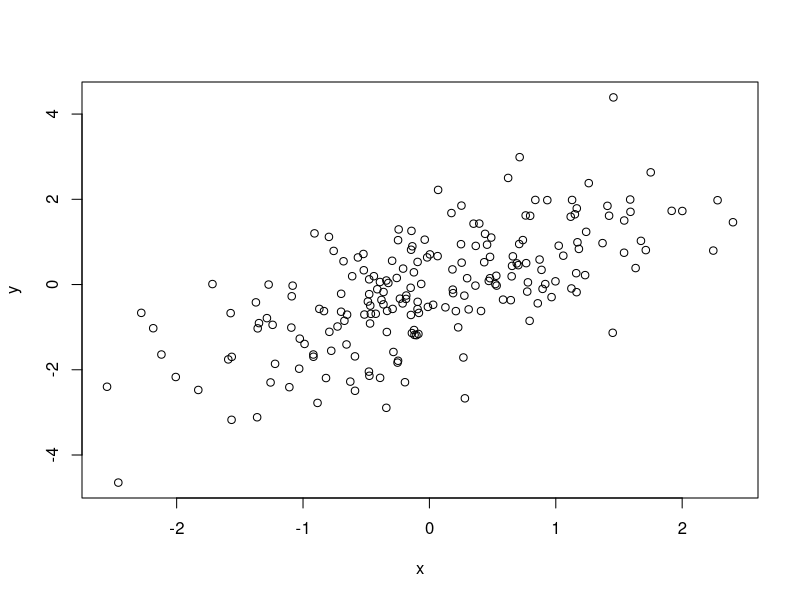
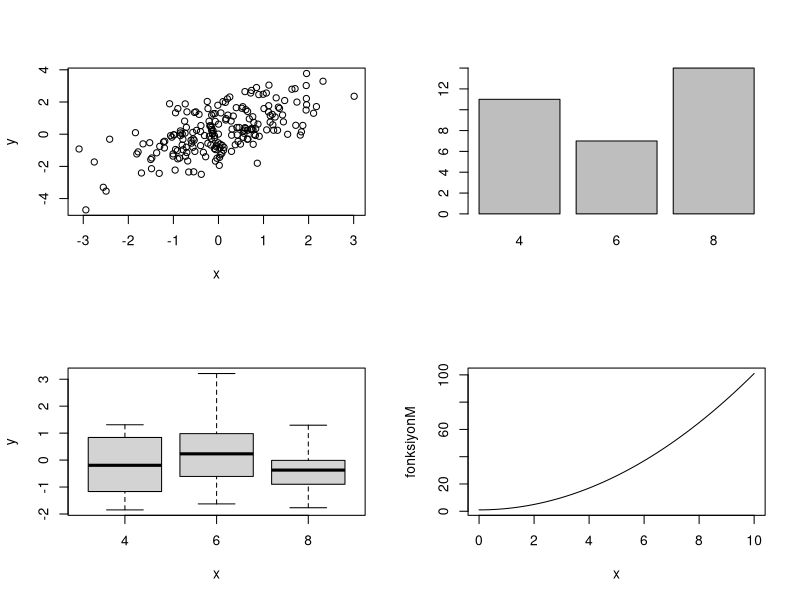
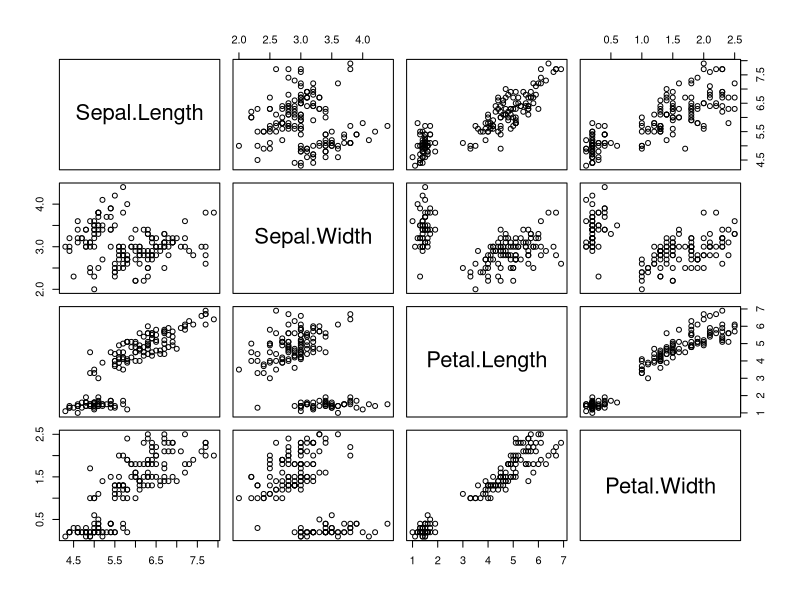
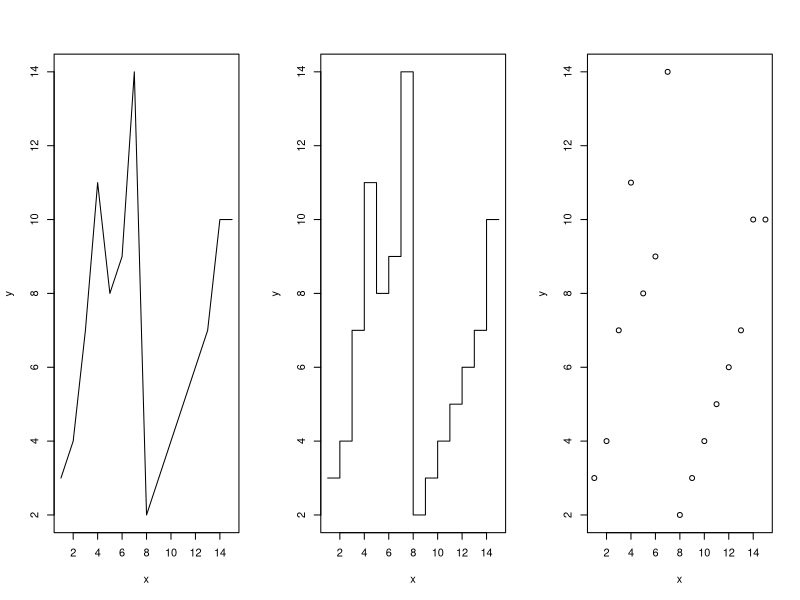
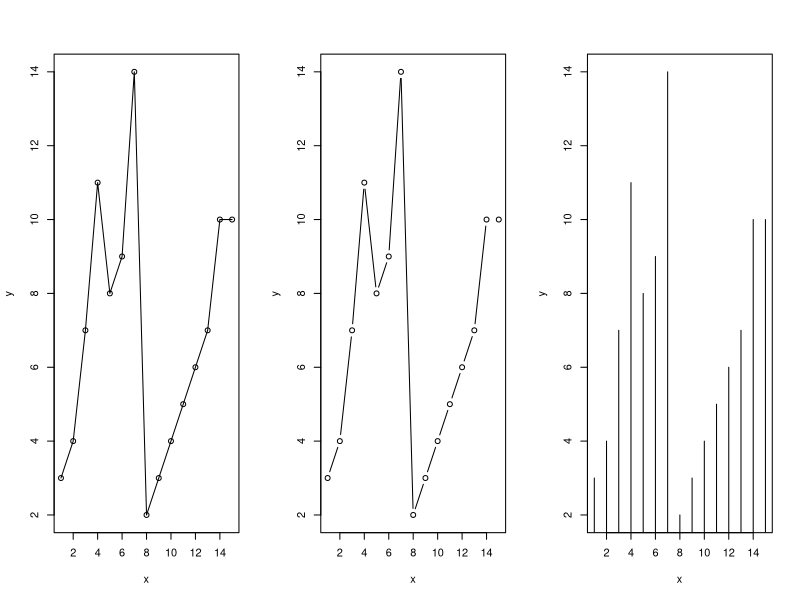
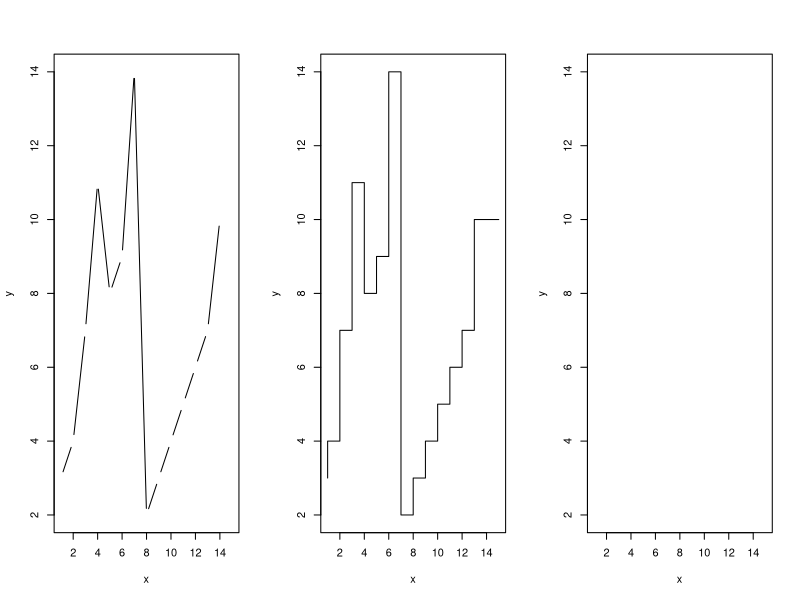
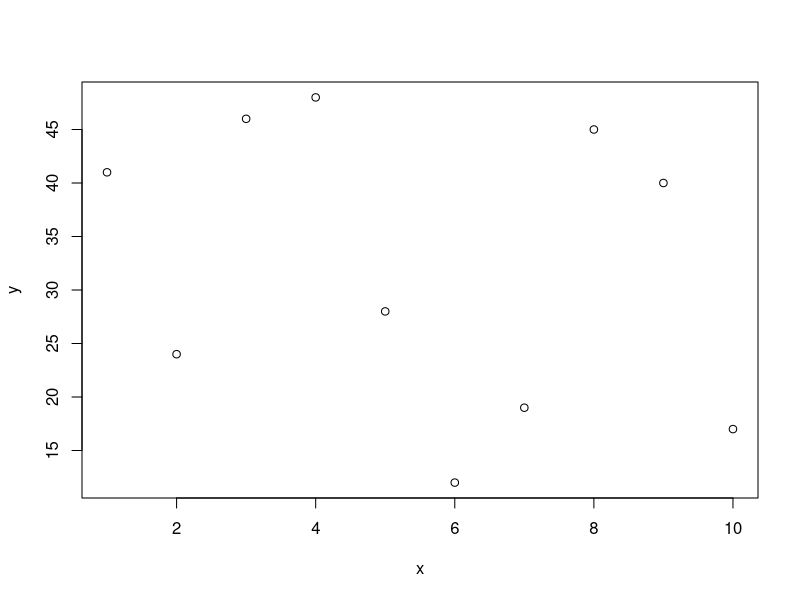
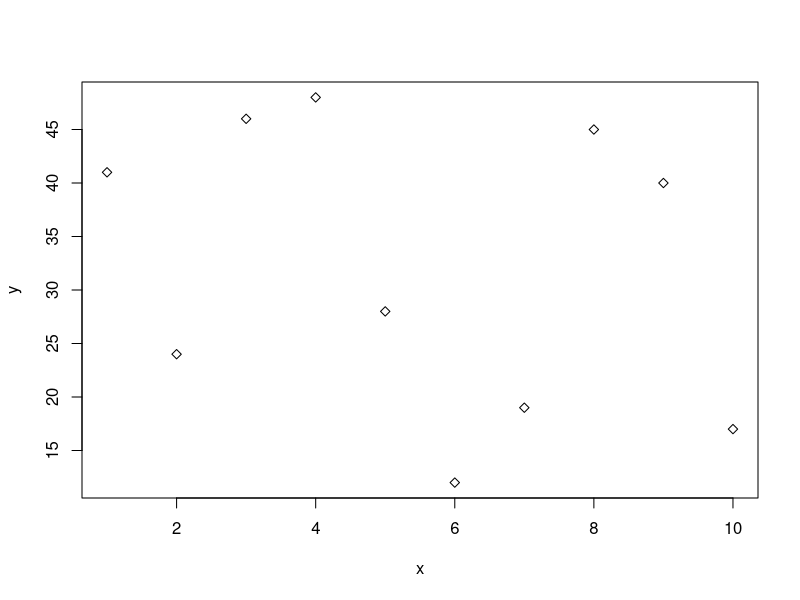

Write the R code that produced these figures, in order.
# 8 - BASIT VERI GORSELLESTIRME

# x ve y vektorlerini olusturma (200 gozlem)
x <- rnorm(200)
y <- x + rnorm(200)

# basit bir gorsellestirme
plot(x, y)

# ornek uygulama yapabilmek adina veri setlerinin ve bir fonksiyonun uretilmesi
x <- rnorm(200)
y <- x + rnorm(200)
faktor <- factor(mtcars$cyl)
fonksiyonM <- function(x) x^2 + 1

# grafiklerin birlikte gosterilmesi icin (2 satir, 2 sutun olacak sekilde)
par(mfrow = c(2, 2))

# sacilim grafigi
plot(x, y)

# sutun grafigi
plot(faktor)

# kutu grafigi
plot(faktor, rnorm(32))

# verilen bir fonksiyonun grafigi
plot(fonksiyonM, 0, 10)

# korelasyon tablosunun gorsellestirilmesi
plot(iris[, 1:4])

# grafiklerin yine eskisi gibi tek basina gosterilmesi icin ayarin duzeltilmesi
par(mfrow = c(1, 1))

# plot() fonksiyonu ile olusturulacak grafigin turu type argumani ile belirlenebilir.

# ornek uygulama icin veri setlerinin uretilmesi
x <- 1:15
y <- c(3, 4, 7, 11, 8, 9, 14, 2, 3, 4, 5, 6, 7, 10, 10)

# grafiklerin birlikte gosterilmesi icin (1 satir, 3 sutun)
par(mfrow = c(1, 3))

plot(x, y, type = "l")
plot(x, y, type = "s")
plot(x, y, type = "p")

par(mfrow = c(1, 1))

par(mfrow = c(1, 3))

plot(x, y, type = "o")
plot(x, y, type = "b")
plot(x, y, type = "h")

par(mfrow = c(1, 1))

par(mfrow = c(1, 3))

plot(x, y, type = "c")
plot(x, y, type = "S")
plot(x, y, type = "n")

par(mfrow = c(1, 1))

# Noktalarin Sekli: pch Argumani
# plot() fonksiyonunun icin pch argumani girilerek noktalarin sekli degistirilebilir.

x <- 1:10
y <- sample(x = 10:50, size = 10)

plot(x, y)
plot(x, y, pch = 23)
plot(x, y, pch = 24)

# col: renk, cex: buyukluk, bg: dis renk, lwd: kalinlik

x <- 1:10
y <- sample(x = 10:50, size = 10)

# Grafigin Basligi ve Alt Basligi

plot(x, y, pch = 24, col = "red", cex = 2.5, bg = "blue", lwd = 3)

plot(x, y, pch = 24, main = "Ana Baslik", adj = 0.75)
plot(x, y, pch = 24, main = "Ana Baslik", sub = "Alt Baslik ya da Aciklama")

plot(
  x, y, pch = 24,
  main = expression(alpha[1]^2 + frac(beta, 2) - pi * delta - epsilon + gamma^zeta - frac(eta, mu))
)

# Eksenler
x <- 1:10
y <- sample(x = 10:50, size = 10)

plot(x, y, xlab = "Yatay", ylab = "Dikey")
plot(x, y, xlab = "", ylab = "")
plot(x, y, xlab = "Yatay", ylab = "Dikey", ann = FALSE)

x <- 1:10
y <- sample(x = 10:50, size = 10)

par(mfrow = c(1, 3))
plot(x, y, xaxt = "n")
plot(x, y, yaxt = "n")
plot(x, y, xaxt = "n", yaxt = "n")
par(mfrow = c(1, 1))

x <- 1:10
y <- sample(x = 10:50, size = 10)

par(mfrow = c(2, 2))
plot(x, y, las = 0)
plot(x, y, las = 1)
plot(x, y, las = 2)
plot(x, y, las = 3)
par(mfrow = c(1, 1))

x <- 1:10
y <- sample(x = 10:50, size = 10)

plot(x, y, xlim = c(10, 60), ylim = c(0, 10))

# Yazi Tipi Ayarlari
x <- 1:10
y <- sample(x = 10:50, size = 10)

plot(
  x, y,
  main = "Ana Baslik",
  sub = "Alt Baslik ya da Aciklama",
  cex.main = 3,
  cex.sub = 1.2,
  cex.lab = 2,
  cex.axis = .75
)

x <- 1:10
y <- sample(x = 10:50, size = 10)

par(mfrow = c(1, 3))
plot(x, y, font = 2, main = "Kalin")
plot(x, y, font = 3, main = "Egik")
plot(x, y, font = 4, main = "Hem Kalin Hem Egik")
par(mfrow = c(1, 1))

x <- 1:10
y <- sample(x = 10:50, size = 10)

plot(
  x, y,
  main = "Baslik",
  sub = "Alt Baslik",
  font.main = 1,
  font.sub = 2,
  font.axis = 3,
  font.lab = 4
)

x <- 1:10
y <- sample(x = 10:50, size = 10)

plot(x, y)
text(2, 15, "Metin")
text(5, 35, "Diger Metin")

x <- 1:10
y <- sample(x = 10:50, size = 10)

plot(x, y)
text(2, 15, "Metin", family = "serif")
text(5, 40, "Diger Metin", family = "mono")

# Renklendirme
# Grafik uzerindeki noktalarin/cizgilerin renkleri plot() fonksiyonunun icine girilecek col argumani ile duzenlenebilir.

id <- 1:24
cinsiyet <- rep(c("Kiz", "Erkek"), 12)
puan <- sample(x = 50:100, size = 24)

data_sinif <- data.frame(id, cinsiyet, puan)

plot(id, data_sinif$puan, col = "orange")

# Farkli gruplara gore grafik uzerindeki renkler gruplandirilabilir.

plot(id, data_sinif$puan, col = factor(cinsiyet, levels = c("Kiz", "Erkek")))

# Ozel bir ayarlama yapilmadigi surece R, gruplara gore renklendirmeyi kendi ayarlarina gore yapar.
# Kullanici isterse sectigi renklerle grafigi cizdirebilir.

renkler1 <- c("red", "blue")
plot(
  id,
  data_sinif$puan,
  col = renkler1[factor(cinsiyet, levels = c("Kiz", "Erkek"))]
)

# R'da renkler icin HEX kodlari da kullanilabilir.

renkler2 <- c("#00B5A7", "#FF80FB")
plot(
  id,
  data_sinif$puan,
  col = renkler2[factor(cinsiyet, levels = c("Kiz", "Erkek"))]
)

# Cizgi Ekleme
# plot() ile cizdirilen bir grafigin uzerine lines() fonksiyonu ile cizgi eklenebilir.

x <- 1:10
y <- sample(x = 10:50, size = 10)

plot(x, y)
lines(1:10, 30:39)

# lwd: cizgi kalinligi, col: cizgi rengi

x <- 1:10
y <- sample(x = 10:50, size = 10)

plot(x, y)
lines(1:10, 30:39, lwd = 4, col = "red")

# lty argumani ile cizginin sekli degistirilebilir (0–6).

x <- 1:10
y <- sample(x = 10:50, size = 10)

plot(x, y)
lines(1:10, 30:39, lwd = 4, col = "red", lty = 3)

# Metin Ekleme
# text() fonksiyonu ile grafige metin eklenebilir.

x <- 1:10
y <- sample(x = 10:50, size = 10)

plot(x, y)
text(1, 20, "Metin")

# text() icindeki iki sayi koordinatlari ifade eder.
# Veri noktalarina etiket eklemek de mumkundur.

x <- 1:10
y <- sample(x = 10:50, size = 10)

plot(x, y)
text(x, y, pos = 4)

# Lejant
# legend() fonksiyonu ile grafik alanina lejant eklenebilir.

x <- 1:10
y <- sample(x = 10:50, size = 10)

plot(x, y)
lines(1:10, 30:39, lwd = 4, col = "red")
lines(1:10, 40:49, lwd = 4, col = "green")
legend(
  "bottomright",
  legend = c("aciklama 1", "aciklama 2"),
  lwd = 3,
  col = c("red", "green")
)

# Grafik Alaninin Cevresi
# bty argumani ile grafik alaninin cevresi duzenlenebilir.

x <- 1:10
y <- sample(x = 10:50, size = 10)

par(mfrow = c(2, 3))

plot(x, y, bty = "o", main = "bty = 'o'")
plot(x, y, bty = "l", main = "bty = 'l'")
plot(x, y, bty = "7", main = "bty = '7'")
plot(x, y, bty = "c", main = "bty = 'c'")
plot(x, y, bty = "u", main = "bty = 'u'")
plot(x, y, bty = "]", main = "bty = ']'")

par(mfrow = c(1, 1))

# bty = "n" kullanildiginda grafik alanini cevreleyen kutu gosterilmez,
# sadece x ve y eksenleri kalir.
